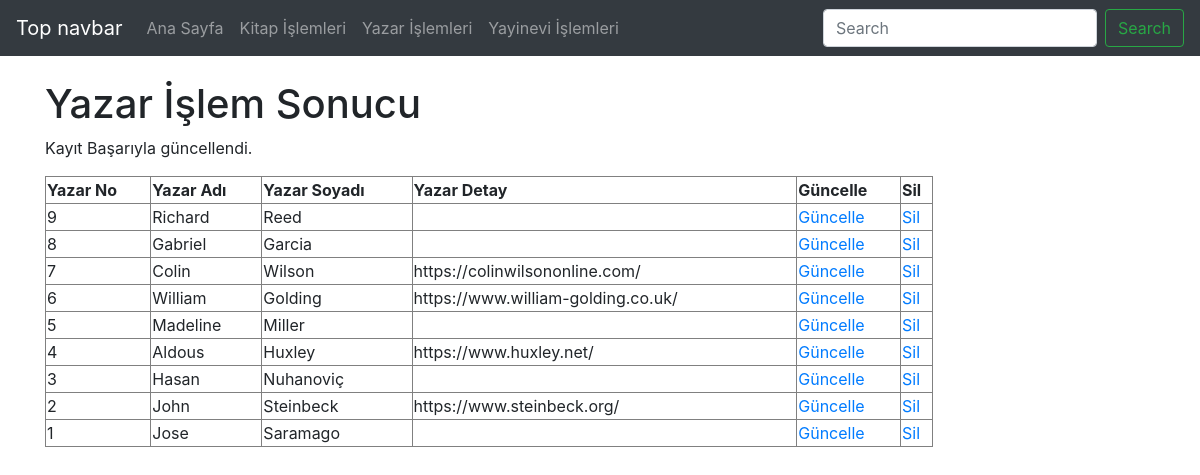
/yazar_guncellendi.php, run on the app's committed database.
### tables this page shows
CREATE TABLE `yazar` (
  `yazarKayitNo` smallint(6) NOT NULL COMMENT 'Yazar tablosunun anahtar alanı',
  `yazarKayitTarih` timestamp NOT NULL DEFAULT current_timestamp() COMMENT 'Yazar kayıt tarihi',
  `yazarAdi` varchar(20) NOT NULL COMMENT 'Yazar tam adı',
  `yazarSoyadi` varchar(20) NOT NULL COMMENT 'Yazar tam soyadı',
  `yazarURL` varchar(50) DEFAULT NULL COMMENT 'Yazar ek bilgi adresi'
);

### yazar_guncellendi.php (the view, shortened to what this page needs)
<?php
    require_once("baglanti.php");
    $yazarKayitNo = mysqli_real_escape_string($baglanti, $_POST['yazarKayitNo']);
    $yazarAdi = mysqli_real_escape_string($baglanti, $_POST['yazarAdi']);
    $yazarSoyadi = mysqli_real_escape_string($baglanti, $_POST['yazarSoyadi']);
    $yazarURL = mysqli_real_escape_string($baglanti, $_POST['yazarURL']);
    $sorgu = "UPDATE yazar SET yazarAdi = '$yazarAdi', yazarSoyadi = '$yazarSoyadi', yazarURL = '$yazarURL' WHERE yazarKayitNo = $yazarKayitNo";
    if (mysqli_query($baglanti, $sorgu)) {
        $islemSonuc = "Kayıt Başarıyla güncellendi.";
    } else {
        $islemSonuc = "Hata: " . $sorgu . "<br>" . mysqli_error($baglanti);
    }
    $sorgu2 = mysqli_query($baglanti, "SELECT * FROM yazar ORDER BY yazarKayitNo DESC");
?>
<!DOCTYPE html>
<html lang="tr"><head><meta http-equiv="Content-Type" content="text/html; charset=UTF-8">
<link href="bootstrap.min.css" rel="stylesheet">
    <link href="./katalog_files/navbar-top.css" rel="stylesheet">
  </head>
  <body>
    <nav class="navbar navbar-expand-md navbar-dark bg-dark mb-4">
  <a class="navbar-brand" href="https://getbootstrap.com/docs/4.4/examples/navbar-static/#">Top navbar</a>
  <div class="collapse navbar-collapse" id="navbarCollapse">
    <ul class="navbar-nav mr-auto">
      <li class="nav-item">
        <a class="nav-link" href="index.php">Ana Sayfa </a>
      </li>
      <li class="nav-item">
        <a class="nav-link" href="kitap.php">Kitap İşlemleri</a>
      </li>
      <li class="nav-item">
        <a class="nav-link" href="yazar.php">Yazar İşlemleri</a>
      </li>
      <li class="nav-item">
        <a class="nav-link" href="yayinevi.php">Yayinevi İşlemleri</a>
      </li>
    </ul>
    <form class="form-inline mt-2 mt-md-0">
      <input class="form-control mr-sm-2" type="text" placeholder="Search" aria-label="Search">
      <button class="btn btn-outline-success my-2 my-sm-0" type="submit">Search</button>
    </form>
  </div>
</nav>
<main role="main" class="container">
<h1>Yazar İşlem Sonucu</h1>
<p><?php echo $islemSonuc; ?></p>
<?php
echo("<table border=1 width=80%>");
    echo("<tr>");
    echo("<td><b>Yazar No</b></td>");
    echo("<td><b>Yazar Adı</b></td>");
    echo("<td><b>Yazar Soyadı</b></td>");
    echo("<td><b>Yazar Detay</b></td>");
    echo("<td><b>Güncelle</b></td>");
    echo("<td><b>Sil</b></td>");
    echo("</tr>");
while($satir = mysqli_fetch_assoc($sorgu2)){
    echo("<tr>");
    echo("<td>".$satir["yazarKayitNo"]."</td>");
    echo("<td>".$satir["yazarAdi"]."</td>");
    echo("<td>".$satir["yazarSoyadi"]."</td>");
    echo("<td>".$satir["yazarURL"]."</td>");
    echo("<td><a href='yazar_guncellenecek.php?yazarKayitNo=".$satir["yazarKayitNo"]."'>Güncelle</a></td>");
    echo("<td><a href='yazar_sil.php?yazarKayitNo=".$satir["yazarKayitNo"]."'>Sil</a></td>");
    echo("</tr>");
            }
echo("</table>");
?>
</main>
</body></html>

### navbar-top.css (style rules this page uses)
body { min-height: 75rem; }

### data on the page
yazar: yazarKayitNo "9", yazarAdi "Richard", yazarSoyadi "Reed"
yazar: yazarKayitNo "8", yazarAdi "Gabriel", yazarSoyadi "Garcia"
yazar: yazarKayitNo "7", yazarAdi "Colin", yazarSoyadi "Wilson", yazarURL "https://colinwilsononline.com/"
yazar: yazarKayitNo "6", yazarAdi "William", yazarSoyadi "Golding", yazarURL "https://www.william-golding.co.uk/"
yazar: yazarKayitNo "5", yazarAdi "Madeline", yazarSoyadi "Miller"
yazar: yazarKayitNo "4", yazarAdi "Aldous", yazarSoyadi "Huxley", yazarURL "https://www.huxley.net/"
yazar: yazarKayitNo "3", yazarAdi "Hasan", yazarSoyadi "Nuhanoviç"
yazar: yazarKayitNo "2", yazarAdi "John", yazarSoyadi "Steinbeck", yazarURL "https://www.steinbeck.org/"
yazar: yazarKayitNo "1", yazarAdi "Jose", yazarSoyadi "Saramago"

### other printed values
$islemSonuc "Kayıt Başarıyla güncellendi."
